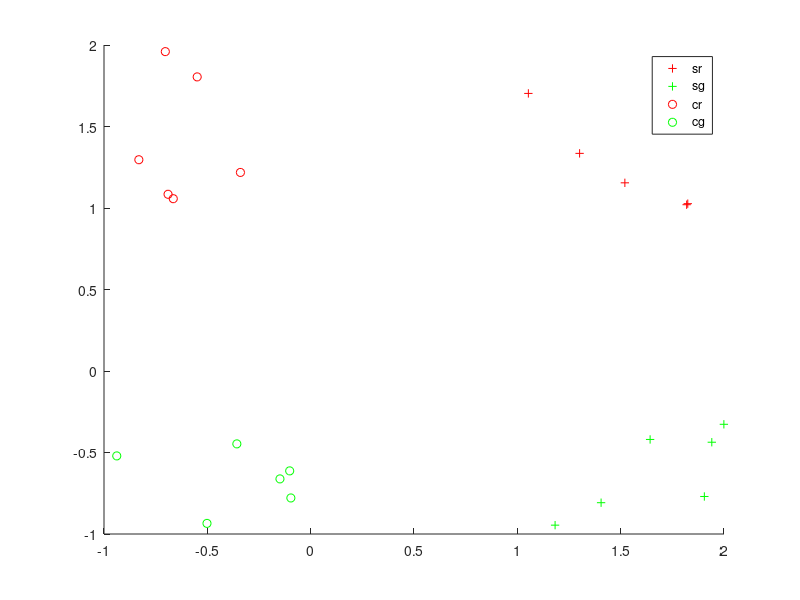

Recreate this plot in MATLAB. (Note: this script raises an error after producing the figure.)
% This script is a demo showing some simple decoding on toy data.
% The toy data are simple matlab matrices and no "real" fMRI or EEG data.

% run this many times
% for n_rep = 1:50

fpath = fileparts(fileparts(mfilename('fullpath')));
addpath(fpath)

%% output dir
% cfg.results.dir = 'toyexample' % set cfg.results.write = 1 if wanted
cfg.results.write = 0;

%% Generate the toy data
% define number of "runs" and center means
nruns = 6; % lets simulate we have n runs

set_red_square.mean = [1 1];
set_red_circle.mean = [-1 1];
set_green_square.mean = [1 -1];
set_green_circle.mean = [-1 -1];


% generate the data

% uniform
data_r_s = rand(nruns, length(set_red_square.mean)) + repmat(set_red_square.mean, nruns, 1);
data_r_c = rand(nruns, length(set_red_circle.mean)) + repmat(set_red_circle.mean, nruns, 1);
data_g_s = rand(nruns, length(set_green_square.mean)) + repmat(set_green_square.mean, nruns, 1);
data_g_c = rand(nruns, length(set_green_circle.mean)) + repmat(set_green_circle.mean, nruns, 1);


% put all together in a data matrix
data = [data_r_s; data_r_c; data_g_s; data_g_c];

%% add data description
% save the labels

% first analysis: squares vs circles
s_c_labels = [ 1 * ones(size(data_r_s, 1), 1);
    -1 * ones(size(data_r_c, 1), 1);
    1 * ones(size(data_r_s, 1), 1);
    -1 * ones(size(data_r_c, 1), 1)];

% second analyis: red vs green
r_g_labels = [ 1 * ones(size(data_r_s, 1), 1);
    1 * ones(size(data_r_c, 1), 1);
    -1 * ones(size(data_r_s, 1), 1);
    -1 * ones(size(data_r_c, 1), 1)];


% save the run
cfg.files.step = [1:size(data_r_s, 1), 1:size(data_r_c, 1), 1:size(data_g_s, 1), 1:size(data_g_c, 1)]';

% save a description
for ifile = 1:size(data, 1)
    if s_c_labels(ifile) == 1
        form = 'square';
    else
        form = 'cirlce';
    end

    if r_g_labels(ifile) == 1
        color = 'red';
    else
        color = 'gre';
    end

    cfg.files.name(ifile) = {sprintf('%s_%s_run%i', form, color, cfg.files.step(ifile))};
end
% add an empty mask file
cfg.files.mask = '';

%% plot the data (if 2d)

if size(data, 2) == 2
    figure('name', 'data')

    hold all

    % plot s r
    filter = (s_c_labels == 1) & (r_g_labels == 1);
    plot(data(filter, 1), data(filter, 2), '+r');

    % plot s g
    filter = (s_c_labels == 1) & (r_g_labels == -1);
    plot(data(filter, 1), data(filter, 2), '+g');

    % plot c r
    filter = (s_c_labels == -1) & (r_g_labels == 1);
    plot(data(filter, 1), data(filter, 2), 'or');

    % plot c g
    filter = (s_c_labels == -1) & (r_g_labels == -1);
    plot(data(filter, 1), data(filter, 2), 'og');
end

legend({'sr', 'sg', 'cr', 'cg'})

%% create the design matrix

% set labels square vs circle
cfg.files.label = s_c_labels;

% train: red squares vs red circles
% test: red squares vs red circles
cfg.files.xclass = r_g_labels == 1;
design1_1 = make_design_xclass(cfg);
% the same with inverse train & test set
cfg.files.xclass = ~cfg.files.xclass;
design1_2 = make_design_xclass(cfg);


% % train: red squares vs green circles
% % test: green squares vs red circles
% cfg.files.xclass = xor(r_g_labels == 1, s_c_labels == 1);
% design1_3 = make_design_xclass(cfg);
% % same with inverse labels
% cfg.files.xclass = ~cfg.files.xclass;
% design1_4 = make_design_xclass(cfg);


% put all in 1 design
cfg.design.train = [design1_1.train design1_2.train]; % design1_3.train design1_4.train];
cfg.design.test = [design1_1.test design1_2.test]; % design1_3.test design1_4.test];
cfg.design.label = [design1_1.label design1_2.label]; % design1_3.label design1_4.label];
cfg.design.set = ones(1, size(cfg.design.train, 2));

display_design(cfg);

%% Prepare data for passing
passed_data.data = data;
passed_data.mask_index = 1:size(data, 2); % use all voxels
passed_data.files = cfg.files;
passed_data.hdr = ''; % we don't need a header, because we don't write img-files as output (but mat-files)
passed_data.dim = [length(set_green_circle.mean), 1, 1]; % add dimension information of the original data

%% Add defaults for the remaining parameters that we did not specify
cfg = decoding_defaults(cfg);

% Set the analysis that should be performed (here we only want to do 1
% decoding)
cfg.analysis = 'wholebrain';
% cfg.analysis = 'searchlight';
cfg.results.output = {'accuracy', 'binomial_probability', 'model_parameters'};
% Set the output directory where data will be saved
% cfg.results.dir = ''; fullfile(pwd, 'toyresults');

cfg.verbose = 2; % you want all information to be printed on screen

%% Play around with the decoding parameters

% Parameters for libsvm (from their webpage):
% -s svm_type : set type of SVM (default 0)
% 	0 -- C-SVC
% 	1 -- nu-SVC
% 	2 -- one-class SVM
% 	3 -- epsilon-SVR
% 	4 -- nu-SVR
% -t kernel_type : set type of kernel function (default 2)
% 	0 -- linear: u'*v
% 	1 -- polynomial: (gamma*u'*v + coef0)^degree
% 	2 -- radial basis function: exp(-gamma*|u-v|^2)
% 	3 -- sigmoid: tanh(gamma*u'*v + coef0)
% -d degree : set degree in kernel function (default 3)
% -g gamma : set gamma in kernel function (default 1/num_features)
% -r coef0 : set coef0 in kernel function (default 0)
% -c cost : set the parameter C of C-SVC, epsilon-SVR, and nu-SVR (default 1)
% -n nu : set the parameter nu of nu-SVC, one-class SVM, and nu-SVR (default 0.5)
% -p epsilon : set the epsilon in loss function of epsilon-SVR (default 0.1)
% -m cachesize : set cache memory size in MB (default 100)
% -e epsilon : set tolerance of termination criterion (default 0.001)
% -h shrinking: whether to use the shrinking heuristics, 0 or 1 (default 1)
% -b probability_estimates: whether to train a SVC or SVR model for probability estimates, 0 or 1 (default 0)
% -wi weight: set the parameter C of class i to weight*C, for C-SVC (default 1)
%
% The k in the -g option means the number of attributes in the input data.

% default: cost = 1
% cfg.decoding.train.classification.model_parameters = '-s 0 -t 0 -c 1 -b 0';

% very high costs: points lie on the boundary
cfg.decoding.train.classification.model_parameters = '-s 0 -t 0 -c 1000 -b 0';

% very low costs: points lie far away from the boundary
% cfg.decoding.train.classification.model_parameters = '-s 0 -t 0 -c 0.01 -b 0';



%% Run decoding
[results, cfg] = decoding(cfg, passed_data)

%% end rep
% acc(n_rep) =  results.accuracy % collect the results
% end % end for n_rep

%% predict some values to create a meshgrid
if size(data, 2) == 2

    hold on

    for i_model = 1:length(results.model_parameters.output(1).model)
        model = results.model_parameters.output(1).model(i_model);

        [X, Y] = meshgrid(-2:.1:2);
        Z = X;
        [predicted, acc, decision_values] = svmpredict(zeros(size(X(:))),[X(:), Y(:)],model,cfg.decoding.test.classification.model_parameters);
        Z(:) = decision_values;
        hold on
        contour(X,Y,Z, -1:1);
    end
    hold off
end
